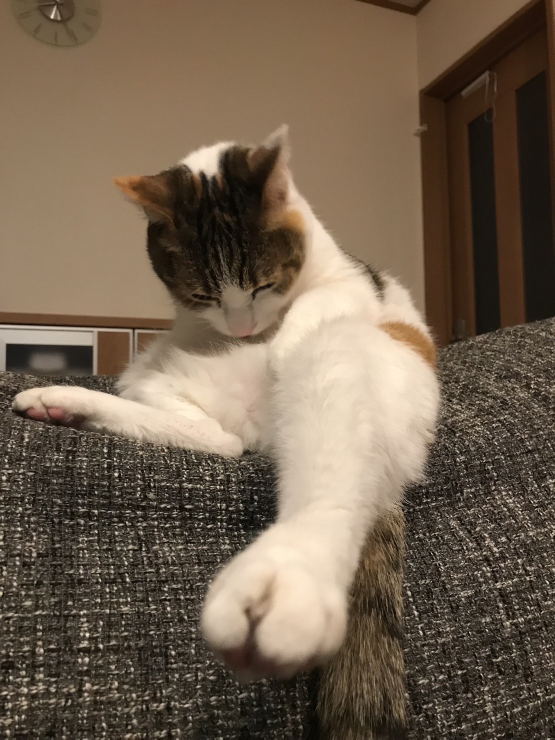
//> input picture sof/software3/sof/software3/sof_cv/build/sample1.jpg, 1109 x 1479 px (shown at 1/2 size)
$ ./sof ../build/sample1.jpg ../build/sample2.jpg   (built with g++ and OpenCV 4)
//> lines starting //> are read from the running program, lines starting //| are printed output that depends on the picture; after the words box and inside, x2 and y2 are one past the last pixel; in counts of white or black regions, pixels touching at a corner belong together
#include <opencv2/opencv.hpp>
#include <iostream>
#include <string>
#include <numeric>

//比較する２つの画像のフルパスを格納するグローバル変数
std::string g_img_path1, g_img_path2;

/*  特徴点マッチングによる類似度計算及び入力画像の補正(射影変換)を行う関数
    src1 : 入力画像(変形される)
    src2 : 入力画像
    dst  : 出力画像(src1をsrc2に合わせて変形した画像)

    動作確認済
    1. 特徴点検出:ORB   + 特徴点マッチング:総当たり
    2. 特徴点検出:AKAZE + 特徴点マッチング:総当たり

    必要処理時間: 1 < 2
    精度        : 1 < 2    */

void feature_matching(const cv::Mat &src1, const cv::Mat &src2, cv::Mat &dst)
{
  std::vector<cv::KeyPoint> key1, key2; // 特徴点を格納
  cv::Mat des1, des2; // 特徴量記述の計算
  const float THRESHOLD = 100; // 類似度の閾値
  float sim = 0;

  /* 比較のために複数手法を記述 必要に応じてコメントアウト*/
  /* 特徴点検出*/
  /* AKAZE */
  cv::Ptr<cv::AKAZE> akaze = cv::AKAZE::create();
  akaze->detect(src1, key1);
  akaze->detect(src2, key2);
  akaze->compute(src1, key1, des1);
  akaze->compute(src2, key2, des2);
  // [11 lines of commented-out code are left out]
  cv::Ptr<cv::DescriptorMatcher> matcher = cv::DescriptorMatcher::create("BruteForce");

  /* 特徴点マッチング */
  std::vector<cv::DMatch> match, match12, match21;
  matcher->match(des1, des2, match);

  /* 特徴量距離の小さい順にソートし、不要な点を削除 */
  for(int i = 0; i < match.size(); i++){
    double min = match[i].distance;
    int n = i;
    for(int j = i + 1; j < match.size(); j++){
      if(min > match[j].distance){
        n = j;
        min = match[j].distance;
      }
    }
    std::swap(match[i], match[n]);
  }
  match.erase(match.begin() + 50, match.end());

  /* 類似度計算(距離による実装、0に近い値ほど画像が類似) */
  for(int i = 0; i < match.size(); i++){
    cv::DMatch dis = match[i];
    sim += dis.distance;
  }
  sim /= match.size();
  std::cout << "類似度: " << sim << std::endl;

  /* 画像の類似度が低すぎる場合は終了 */
  if(0/* sim > THRESHOLD*/){
    std::cerr << "画像が違いすぎます" << std::endl;
    std::exit(1);
  }

  // cv::drawMatches(src1, key1, src2, key2, match, dst);

  /* src1をsrc2に合わせる形で射影変換して補正 */
  std::vector<cv::Vec2f> get_pt1(match.size()), get_pt2(match.size()); // 使用する特徴点
  /* 対応する特徴点の座標を取得・格納*/
  for(int i = 0; i < match.size(); i++){
    get_pt1[i][0] = key1[match[i].queryIdx].pt.x;
    get_pt1[i][1] = key1[match[i].queryIdx].pt.y;
    get_pt2[i][0] = key2[match[i].trainIdx].pt.x;
    get_pt2[i][1] = key2[match[i].trainIdx].pt.y;
  }

  /* ホモグラフィ行列推定 */
  cv::Mat H = cv::findHomography(get_pt1, get_pt2, cv::RANSAC);
  /* src1を変形 */
  cv::warpPerspective(src1, dst, H, src2.size());
}

// [55 lines left out: function absdiff, not called in this run]

void absdiff1(const cv::Mat &src, const cv::Mat &dst)
{
  // 読み込みの確認
  if (src.empty() || dst.empty())
  {
    std::cout << "読み込みに失敗しました" << std::endl;
    return;
  }

  // 画像のリサイズ
  cv::resize(dst, dst, src.size());
  // [17 lines of commented-out code are left out]

  cv::Mat WarpedSrcMat, LmatFloat, Rsrc;
  WarpedSrcMat.convertTo(LmatFloat, CV_16SC3);
  Rsrc.convertTo(Rsrc, CV_16SC3);

  std::vector<cv::Mat> planes1;
  std::vector<cv::Mat> planes2;

  cv::Mat diff0;
  cv::Mat diff1;
  cv::Mat diff2;

	// 3つのチャネルB, G, Rに分離 (OpenCVではデフォルトでB, G, Rの順)
	cv::split(src, planes1);
  cv::split(dst, planes2);

  ///分割したチャンネルごとに差分を出す
  cv::absdiff(planes1[0], planes2[0], diff0);
  cv::absdiff(planes1[1], planes2[1], diff1);
  cv::absdiff(planes1[2], planes2[2], diff2);

  cv::imshow("diff0", diff0);
  cv::waitKey(0);
  cv::imshow("diff1", diff1);
  cv::waitKey(0);
  cv::imshow("diff2", diff2);
  cv::waitKey(0);

  // ブラーでノイズ除去
  cv::medianBlur(diff0, diff0, 3);
  cv::medianBlur(diff1, diff1, 3);
  cv::medianBlur(diff2, diff2, 3);

  cv::Mat wiseMat;
  cv::bitwise_or(diff0, diff1, wiseMat);
  cv::bitwise_or(wiseMat, diff2, wiseMat);

  //オープニング処理でノイズ緩和
  cv::Mat openingMat;
  cv::morphologyEx(wiseMat, openingMat, 0, openingMat);

  cv::imshow("wiseMat", wiseMat);
  cv::waitKey(0);

  // スレッショルドで差分をきれいにくっきりと
  cv::Mat dilationMat;
  cv::dilate(openingMat, dilationMat, dilationMat);
  cv::threshold(dilationMat, dilationMat, 100, 255, cv::THRESH_BINARY);
  cv::medianBlur(dilationMat, dilationMat, 5);
  cv::imshow("dilationMat", dilationMat);
  cv::waitKey(0);
  // dilationMatはグレースケールなので合成先のMatと同じ色空間に変換する
  cv::Mat dilationScaleMat;
  cv::Mat dilationColorMat;
  cv::convertScaleAbs(dilationMat, dilationScaleMat);
  cv::cvtColor(dilationScaleMat, dilationColorMat, cv::COLOR_GRAY2RGB);

  // 元画像 3:差分画像 7 で合成
  cv:: Mat Result;
  cv::addWeighted(src, 0.3, dilationColorMat, 0.7, 0, Result);
  //cv::addWeighted(, 0.3, dilationColorMat, 0.7, 0, RaddMat);


  cv::imshow("result", Result);
  cv::waitKey(0);
}

int main(int argc, char **argv)
{
  // 元の画像と間違いが含まれた画像の読み込み
  cv::Mat image1 = cv::imread(argv[1]);
//> image1 is the input picture: 1479 rows x 1109 cols, CV_8UC3; mean B, G, R 79.6, 97.8, 114.5
  cv::Mat image2 = cv::imread(argv[2]);
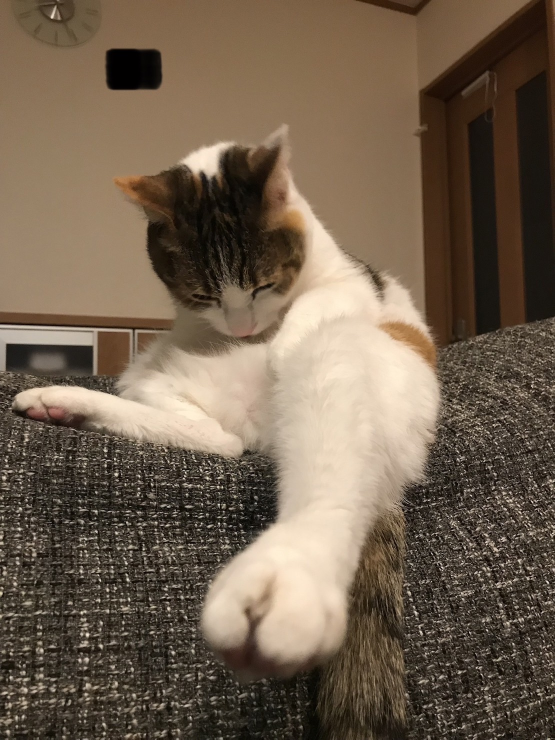
//> input picture sof/software3/sof/software3/sof_cv/build/sample2.jpg, 1109 x 1479 px (shown at 1/2 size)
//> image2 is the input picture: 1479 rows x 1109 cols, CV_8UC3; mean B, G, R 79.1, 97, 113.6


  //特徴点マッチング
  feature_matching(image1, image2, image1);
//> in feature_matching, `akaze->detect(src1, key1);`: key1 = 5858 keypoints; strongest (x, y, size): (175, 1269, 5.7), (413, 326, 32.3), (232, 949, 5.7), (201, 1292, 8.1)
//> in feature_matching, `akaze->detect(src2, key2);`: key2 = 6025 keypoints; strongest (x, y, size): (175, 1269, 5.7), (413, 326, 32.3), (232, 949, 5.7), (202, 1292, 8.1)
//> in feature_matching, `matcher->match(des1, des2, match);`: match = 5858 matches
//> the loop in feature_matching, `for(int i = 0; i < match.size(); i++)` made 5858 passes
//> (min, n) on passes 1 to 3: (0, 3016), (0, 3019), (0, 4626)
//> in feature_matching, `match.erase(match.begin() + 50, match.end());`: match = 50 matches
//> the loop in feature_matching, `for(int i = 0; i < match.size(); i++)` made 50 passes
//> sim on passes 1 to 12: 0, 0, 0, 0, 0, 0, 0, 0, 0, 0, 0, 0
//> after the loop in feature_matching, `for(int i = 0; i < match.size(); i++)`: sim = 8.41
//> in feature_matching, `sim /= match.size();`: sim = 0.168
//| 類似度: 0.168284
//> the loop in feature_matching, `for(int i = 0; i < match.size(); i++)` made 50 passes
//> in feature_matching, `cv::Mat H = cv::findHomography(get_pt1, get_pt2, cv::RANSAC);`: H = [[1, 6.86e-05, 0.0634], [0.000102, 1, -0.105], [2.39e-07, 1.8e-07, 1]]

  absdiff1(image1, image2);
//> in absdiff1, `cv::split(src, planes1);`:
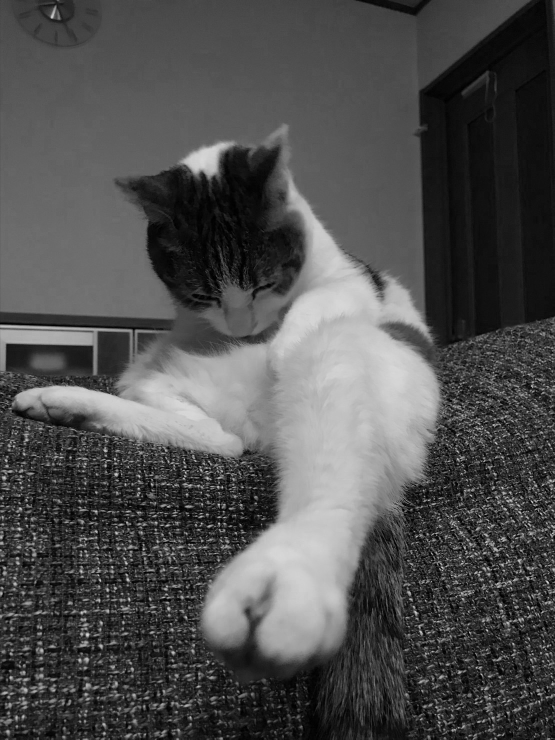
//> planes1[0]: 1479 rows x 1109 cols, CV_8UC1 (shown at 1/2 size); min 0, max 231, mean 79.6
//> in absdiff1, `cv::split(src, planes1);`:
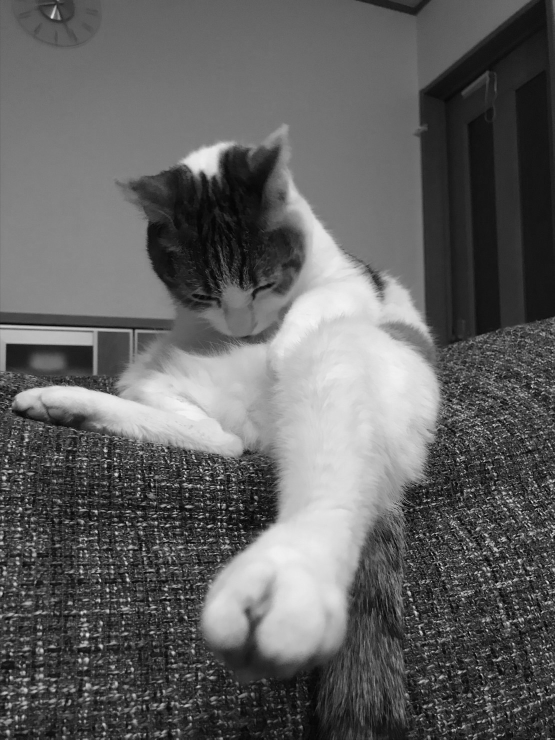
//> planes1[1]: 1479 rows x 1109 cols, CV_8UC1 (shown at 1/2 size); min 0, max 244, mean 97.8
//> in absdiff1, `cv::split(src, planes1);`:
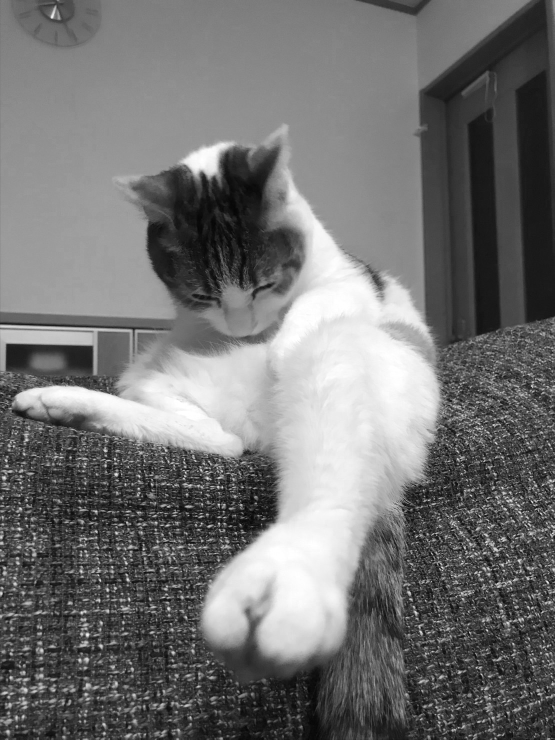
//> planes1[2]: 1479 rows x 1109 cols, CV_8UC1 (shown at 1/2 size); min 1, max 255, mean 114.5
//> in absdiff1, `cv::bitwise_or(wiseMat, diff2, wiseMat);`:
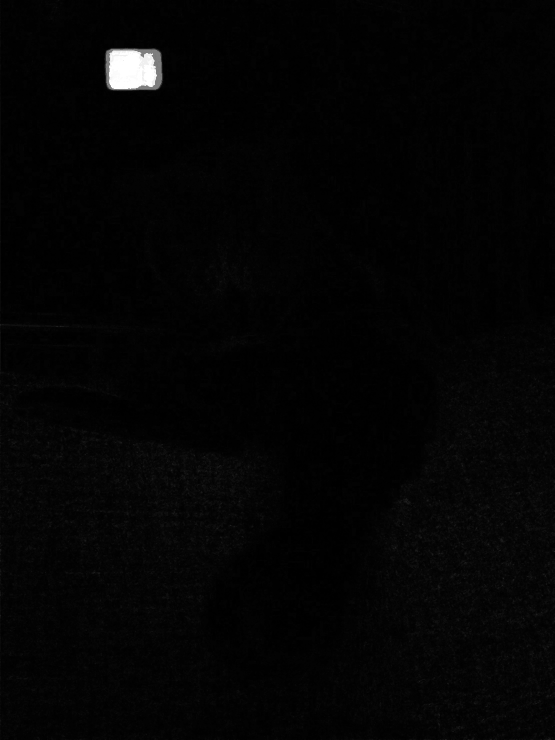
//> wiseMat: 1479 rows x 1109 cols, CV_8UC1 (shown at 1/2 size); min 0, max 255, mean 4
//> in absdiff1, `cv::threshold(dilationMat, dilationMat, 100, 255, cv::THRESH_BINARY);`:
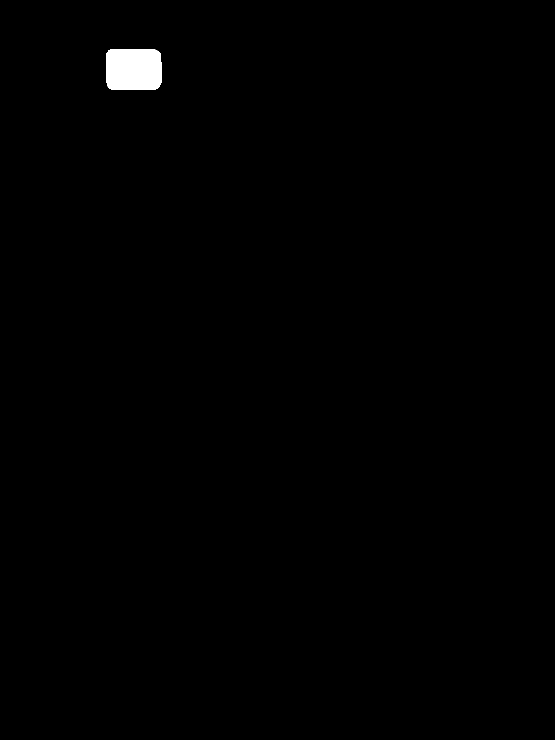
//> dilationMat: 1479 rows x 1109 cols, CV_8UC1 (shown at 1/2 size); 0.53% white; 1 white region, box (x1, y1, x2, y2) and area: (212, 98, 324, 180) 8741
//> in absdiff1, `cv::medianBlur(dilationMat, dilationMat, 5);`: dilationMat: 1479 rows x 1109 cols, CV_8UC1; 0.53% white; 1 white region, box (x1, y1, x2, y2) and area: (212, 98, 324, 180) 8735
//> in absdiff1, `cv::addWeighted(src, 0.3, dilationColorMat, 0.7, 0, Result);`:
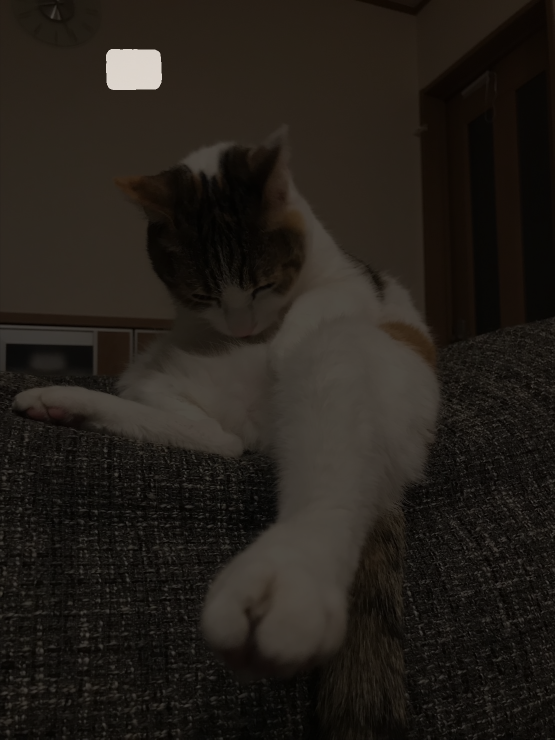
//> Result: 1479 rows x 1109 cols, CV_8UC3 (shown at 1/2 size); mean B, G, R 24.8, 30.3, 35.3


  return 0;
}
